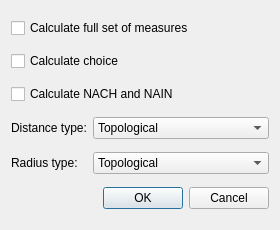
<?xml version="1.0" encoding="UTF-8"?>
<ui version="4.0">
 <class>DepthmapAdvancedDialog</class>
 <widget class="QDialog" name="DepthmapAdvancedDialog">
  <property name="geometry">
   <rect>
    <x>0</x>
    <y>0</y>
    <width>280</width>
    <height>230</height>
   </rect>
  </property>
  <property name="minimumSize">
   <size>
    <width>280</width>
    <height>230</height>
   </size>
  </property>
  <property name="windowTitle">
   <string>Advanced Settings</string>
  </property>
  <layout class="QGridLayout" name="gridLayout" columnstretch="0,1" columnminimumwidth="0,1">
   <item row="0" column="0" colspan="2">
    <widget class="QCheckBox" name="axialCalculateFullCheck">
     <property name="text">
      <string>Calculate full set of measures</string>
     </property>
    </widget>
   </item>
   <item row="1" column="0" colspan="2">
    <widget class="QCheckBox" name="axialCalculateChoiceCheck">
     <property name="text">
      <string>Calculate choice</string>
     </property>
    </widget>
   </item>
   <item row="2" column="0" colspan="2">
    <widget class="QCheckBox" name="axialCalculateNormCheck">
     <property name="text">
      <string>Calculate NACH and NAIN</string>
     </property>
    </widget>
   </item>
   <item row="3" column="0">
    <widget class="QLabel" name="axialDistanceLabel">
     <property name="text">
      <string>Distance type:</string>
     </property>
    </widget>
   </item>
   <item row="3" column="1">
    <widget class="QComboBox" name="axialDistanceCombo">
     <item>
      <property name="text">
       <string>Topological</string>
      </property>
     </item>
     <item>
      <property name="text">
       <string>Angular</string>
      </property>
     </item>
     <item>
      <property name="text">
       <string>Metric</string>
      </property>
     </item>
    </widget>
   </item>
   <item row="4" column="0">
    <widget class="QLabel" name="axialRadiusLabel">
     <property name="text">
      <string>Radius type:</string>
     </property>
    </widget>
   </item>
   <item row="4" column="1">
    <widget class="QComboBox" name="axialRadiusCombo">
     <item>
      <property name="text">
       <string>Topological</string>
      </property>
     </item>
     <item>
      <property name="text">
       <string>Angular</string>
      </property>
     </item>
     <item>
      <property name="text">
       <string>Metric</string>
      </property>
     </item>
    </widget>
   </item>
   <item row="5" column="0" colspan="2">
    <widget class="QDialogButtonBox" name="closeButtonBox">
     <property name="orientation">
      <enum>Qt::Horizontal</enum>
     </property>
     <property name="standardButtons">
      <set>QDialogButtonBox::Cancel|QDialogButtonBox::Ok</set>
     </property>
    </widget>
   </item>
  </layout>
 </widget>
 <resources>
  <include location="../resources.qrc"/>
 </resources>
 <connections>
  <connection>
   <sender>closeButtonBox</sender>
   <signal>accepted()</signal>
   <receiver>DepthmapAdvancedDialog</receiver>
   <slot>accept()</slot>
   <hints>
    <hint type="sourcelabel">
     <x>248</x>
     <y>254</y>
    </hint>
    <hint type="destinationlabel">
     <x>157</x>
     <y>274</y>
    </hint>
   </hints>
  </connection>
  <connection>
   <sender>closeButtonBox</sender>
   <signal>rejected()</signal>
   <receiver>DepthmapAdvancedDialog</receiver>
   <slot>reject()</slot>
   <hints>
    <hint type="sourcelabel">
     <x>263</x>
     <y>275</y>
    </hint>
    <hint type="destinationlabel">
     <x>269</x>
     <y>274</y>
    </hint>
   </hints>
  </connection>
 </connections>
</ui>
